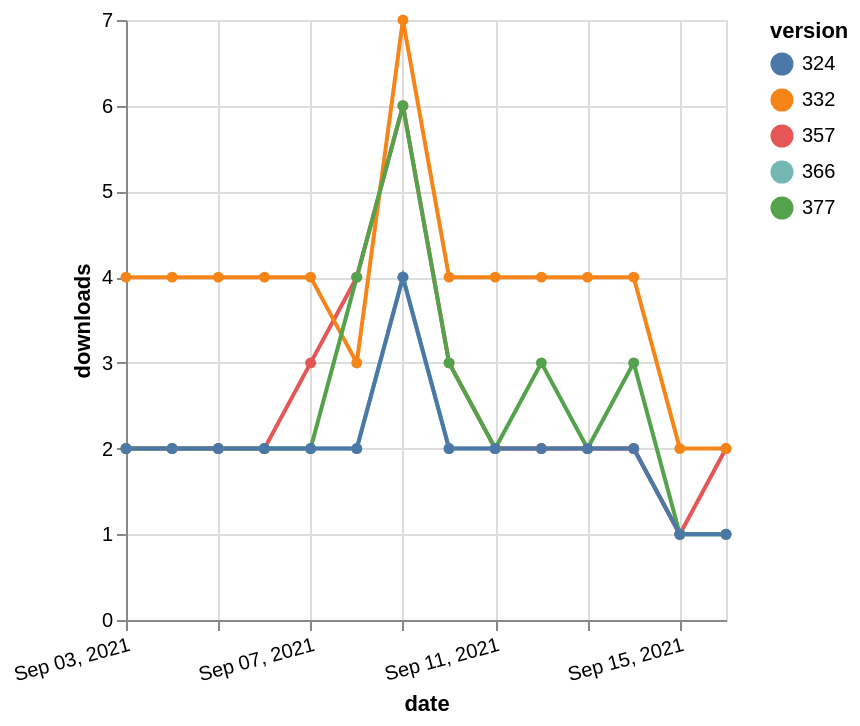

Specify this chart in Vega-Lite:
### Vega-Lite specification from a JSON file in a GitHub repository (floating-point values rounded to 4 significant figures)
{"$schema": "https://vega.github.io/schema/vega-lite/v5.json", "description": "A simple bar chart with embedded data.", "data": {"values": [{"date": "2021-09-03", "total": 2318, "delta": 2, "version": "366"}, {"date": "2021-09-04", "total": 2320, "delta": 2, "version": "366"}, {"date": "2021-09-05", "total": 2322, "delta": 2, "version": "366"}, {"date": "2021-09-06", "total": 2324, "delta": 2, "version": "366"}, {"date": "2021-09-07", "total": 2326, "delta": 2, "version": "366"}, {"date": "2021-09-08", "total": 2328, "delta": 2, "version": "366"}, {"date": "2021-09-09", "total": 2332, "delta": 4, "version": "366"}, {"date": "2021-09-10", "total": 2334, "delta": 2, "version": "366"}, {"date": "2021-09-11", "total": 2336, "delta": 2, "version": "366"}, {"date": "2021-09-12", "total": 2338, "delta": 2, "version": "366"}, {"date": "2021-09-13", "total": 2340, "delta": 2, "version": "366"}, {"date": "2021-09-14", "total": 2342, "delta": 2, "version": "366"}, {"date": "2021-09-15", "total": 2343, "delta": 1, "version": "366"}, {"date": "2021-09-16", "total": 2344, "delta": 1, "version": "366"}, {"date": "2021-09-03", "total": 2901, "delta": 2, "version": "357"}, {"date": "2021-09-04", "total": 2903, "delta": 2, "version": "357"}, {"date": "2021-09-05", "total": 2905, "delta": 2, "version": "357"}, {"date": "2021-09-06", "total": 2907, "delta": 2, "version": "357"}, {"date": "2021-09-07", "total": 2910, "delta": 3, "version": "357"}, {"date": "2021-09-08", "total": 2914, "delta": 4, "version": "357"}, {"date": "2021-09-09", "total": 2920, "delta": 6, "version": "357"}, {"date": "2021-09-10", "total": 2923, "delta": 3, "version": "357"}, {"date": "2021-09-11", "total": 2925, "delta": 2, "version": "357"}, {"date": "2021-09-12", "total": 2927, "delta": 2, "version": "357"}, {"date": "2021-09-13", "total": 2929, "delta": 2, "version": "357"}, {"date": "2021-09-14", "total": 2931, "delta": 2, "version": "357"}, {"date": "2021-09-15", "total": 2932, "delta": 1, "version": "357"}, {"date": "2021-09-16", "total": 2934, "delta": 2, "version": "357"}, {"date": "2021-09-03", "total": 4923, "delta": 4, "version": "332"}, {"date": "2021-09-04", "total": 4927, "delta": 4, "version": "332"}, {"date": "2021-09-05", "total": 4931, "delta": 4, "version": "332"}, {"date": "2021-09-06", "total": 4935, "delta": 4, "version": "332"}, {"date": "2021-09-07", "total": 4939, "delta": 4, "version": "332"}, {"date": "2021-09-08", "total": 4942, "delta": 3, "version": "332"}, {"date": "2021-09-09", "total": 4949, "delta": 7, "version": "332"}, {"date": "2021-09-10", "total": 4953, "delta": 4, "version": "332"}, {"date": "2021-09-11", "total": 4957, "delta": 4, "version": "332"}, {"date": "2021-09-12", "total": 4961, "delta": 4, "version": "332"}, {"date": "2021-09-13", "total": 4965, "delta": 4, "version": "332"}, {"date": "2021-09-14", "total": 4969, "delta": 4, "version": "332"}, {"date": "2021-09-15", "total": 4971, "delta": 2, "version": "332"}, {"date": "2021-09-16", "total": 4973, "delta": 2, "version": "332"}, {"date": "2021-09-03", "total": 2095, "delta": 2, "version": "377"}, {"date": "2021-09-04", "total": 2097, "delta": 2, "version": "377"}, {"date": "2021-09-05", "total": 2099, "delta": 2, "version": "377"}, {"date": "2021-09-06", "total": 2101, "delta": 2, "version": "377"}, {"date": "2021-09-07", "total": 2103, "delta": 2, "version": "377"}, {"date": "2021-09-08", "total": 2107, "delta": 4, "version": "377"}, {"date": "2021-09-09", "total": 2113, "delta": 6, "version": "377"}, {"date": "2021-09-10", "total": 2116, "delta": 3, "version": "377"}, {"date": "2021-09-11", "total": 2118, "delta": 2, "version": "377"}, {"date": "2021-09-12", "total": 2121, "delta": 3, "version": "377"}, {"date": "2021-09-13", "total": 2123, "delta": 2, "version": "377"}, {"date": "2021-09-14", "total": 2126, "delta": 3, "version": "377"}, {"date": "2021-09-15", "total": 2127, "delta": 1, "version": "377"}, {"date": "2021-09-16", "total": 2128, "delta": 1, "version": "377"}, {"date": "2021-09-03", "total": 2618, "delta": 2, "version": "324"}, {"date": "2021-09-04", "total": 2620, "delta": 2, "version": "324"}, {"date": "2021-09-05", "total": 2622, "delta": 2, "version": "324"}, {"date": "2021-09-06", "total": 2624, "delta": 2, "version": "324"}, {"date": "2021-09-07", "total": 2626, "delta": 2, "version": "324"}, {"date": "2021-09-08", "total": 2628, "delta": 2, "version": "324"}, {"date": "2021-09-09", "total": 2632, "delta": 4, "version": "324"}, {"date": "2021-09-10", "total": 2634, "delta": 2, "version": "324"}, {"date": "2021-09-11", "total": 2636, "delta": 2, "version": "324"}, {"date": "2021-09-12", "total": 2638, "delta": 2, "version": "324"}, {"date": "2021-09-13", "total": 2640, "delta": 2, "version": "324"}, {"date": "2021-09-14", "total": 2642, "delta": 2, "version": "324"}, {"date": "2021-09-15", "total": 2643, "delta": 1, "version": "324"}, {"date": "2021-09-16", "total": 2644, "delta": 1, "version": "324"}]}, "width": "container", "mark": {"type": "line", "point": {"filled": true}}, "encoding": {"x": {"field": "date", "type": "temporal", "timeUnit": "yearmonthdate", "title": "date", "axis": {"labelAngle": -15}}, "y": {"field": "delta", "type": "quantitative", "title": "downloads"}, "color": {"field": "version", "type": "nominal"}, "tooltip": {"field": "delta"}}}
